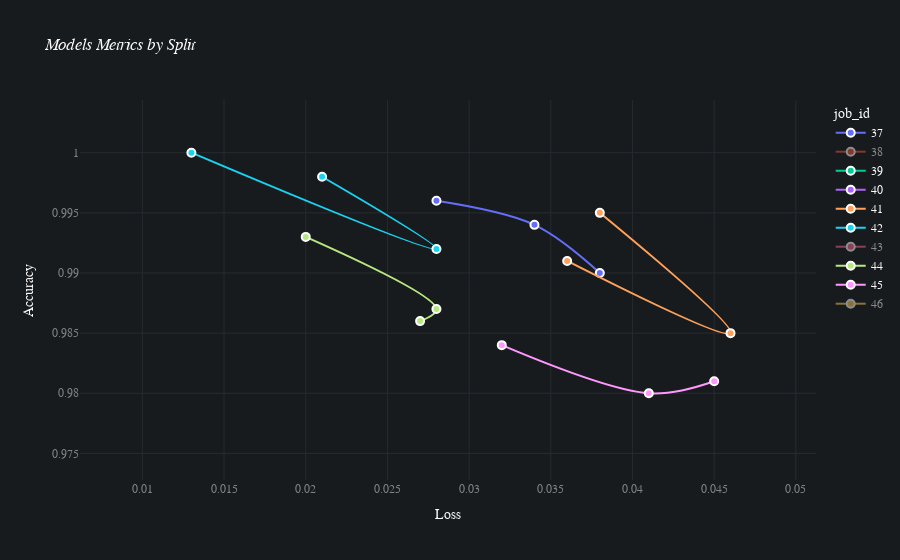

The notebook cell saved with this chart:
### Code cell
batch.plot_performance()

### Figure 1 — Plotly figure (JSON) as saved in the notebook; plotly's stock layout.template omitted (floating-point values rounded to 4 significant figures)
{"data": [{"customdata": [[37, "test", 0.028, 0.996], [37, "folds_train_combined", 0.034, 0.994], [37, "fold_validation", 0.038, 0.99]], "hovertemplate": "job_id=%{customdata[0]}<br>loss=%{customdata[2]}<br>accuracy=%{customdata[3]}<br>split=%{customdata[1]}<extra></extra>", "legendgroup": "37", "line": {"color": "#636efa", "dash": "solid", "shape": "spline", "width": 2}, "marker": {"line": {"color": "white", "width": 2}, "size": 8}, "mode": "markers+lines", "name": "37", "orientation": "v", "showlegend": true, "type": "scatter", "x": [0.028, 0.034, 0.038], "xaxis": "x", "y": [0.996, 0.994, 0.99], "yaxis": "y"}, {"customdata": [[38, "test", 0.016, 0.998], [38, "folds_train_combined", 0.022, 0.993], [38, "fold_validation", 0.023, 0.995]], "hovertemplate": "job_id=%{customdata[0]}<br>loss=%{customdata[2]}<br>accuracy=%{customdata[3]}<br>split=%{customdata[1]}<extra></extra>", "legendgroup": "38", "line": {"color": "#EF553B", "dash": "solid", "shape": "spline", "width": 2}, "marker": {"line": {"color": "white", "width": 2}, "size": 8}, "mode": "markers+lines", "name": "38", "orientation": "v", "showlegend": true, "type": "scatter", "visible": "legendonly", "x": [0.016, 0.022, 0.023], "xaxis": "x", "y": [0.998, 0.993, 0.995], "yaxis": "y"}, {"customdata": [[39, "test", 0.09, 0.94], [39, "folds_train_combined", 0.1, 0.938], [39, "fold_validation", 0.124, 0.948]], "hovertemplate": "job_id=%{customdata[0]}<br>loss=%{customdata[2]}<br>accuracy=%{customdata[3]}<br>split=%{customdata[1]}<extra></extra>", "legendgroup": "39", "line": {"color": "#00cc96", "dash": "solid", "shape": "spline", "width": 2}, "marker": {"line": {"color": "white", "width": 2}, "size": 8}, "mode": "markers+lines", "name": "39", "orientation": "v", "showlegend": true, "type": "scatter", "x": [0.09, 0.1, 0.124], "xaxis": "x", "y": [0.94, 0.938, 0.948], "yaxis": "y"}, {"customdata": [[40, "test", 0.064, 0.958], [40, "folds_train_combined", 0.073, 0.952], [40, "fold_validation", 0.089, 0.957]], "hovertemplate": "job_id=%{customdata[0]}<br>loss=%{customdata[2]}<br>accuracy=%{customdata[3]}<br>split=%{customdata[1]}<extra></extra>", "legendgroup": "40", "line": {"color": "#ab63fa", "dash": "solid", "shape": "spline", "width": 2}, "marker": {"line": {"color": "white", "width": 2}, "size": 8}, "mode": "markers+lines", "name": "40", "orientation": "v", "showlegend": true, "type": "scatter", "x": [0.064, 0.073, 0.089], "xaxis": "x", "y": [0.958, 0.952, 0.957], "yaxis": "y"}, {"customdata": [[41, "test", 0.036, 0.991], [41, "folds_train_combined", 0.046, 0.985], [41, "fold_validation", 0.038, 0.995]], "hovertemplate": "job_id=%{customdata[0]}<br>loss=%{customdata[2]}<br>accuracy=%{customdata[3]}<br>split=%{customdata[1]}<extra></extra>", "legendgroup": "41", "line": {"color": "#FFA15A", "dash": "solid", "shape": "spline", "width": 2}, "marker": {"line": {"color": "white", "width": 2}, "size": 8}, "mode": "markers+lines", "name": "41", "orientation": "v", "showlegend": true, "type": "scatter", "x": [0.036, 0.046, 0.038], "xaxis": "x", "y": [0.991, 0.985, 0.995], "yaxis": "y"}, {"customdata": [[42, "test", 0.021, 0.998], [42, "folds_train_combined", 0.028, 0.992], [42, "fold_validation", 0.013, 1]], "hovertemplate": "job_id=%{customdata[0]}<br>loss=%{customdata[2]}<br>accuracy=%{customdata[3]}<br>split=%{customdata[1]}<extra></extra>", "legendgroup": "42", "line": {"color": "#19d3f3", "dash": "solid", "shape": "spline", "width": 2}, "marker": {"line": {"color": "white", "width": 2}, "size": 8}, "mode": "markers+lines", "name": "42", "orientation": "v", "showlegend": true, "type": "scatter", "x": [0.021, 0.028, 0.013], "xaxis": "x", "y": [0.998, 0.992, 1], "yaxis": "y"}, {"customdata": [[43, "test", 0.014, 0.996], [43, "folds_train_combined", 0.021, 0.993], [43, "fold_validation", 0.019, 0.995]], "hovertemplate": "job_id=%{customdata[0]}<br>loss=%{customdata[2]}<br>accuracy=%{customdata[3]}<br>split=%{customdata[1]}<extra></extra>", "legendgroup": "43", "line": {"color": "#FF6692", "dash": "solid", "shape": "spline", "width": 2}, "marker": {"line": {"color": "white", "width": 2}, "size": 8}, "mode": "markers+lines", "name": "43", "orientation": "v", "showlegend": true, "type": "scatter", "visible": "legendonly", "x": [0.014, 0.021, 0.019], "xaxis": "x", "y": [0.996, 0.993, 0.995], "yaxis": "y"}, {"customdata": [[44, "test", 0.02, 0.993], [44, "folds_train_combined", 0.028, 0.987], [44, "fold_validation", 0.027, 0.986]], "hovertemplate": "job_id=%{customdata[0]}<br>loss=%{customdata[2]}<br>accuracy=%{customdata[3]}<br>split=%{customdata[1]}<extra></extra>", "legendgroup": "44", "line": {"color": "#B6E880", "dash": "solid", "shape": "spline", "width": 2}, "marker": {"line": {"color": "white", "width": 2}, "size": 8}, "mode": "markers+lines", "name": "44", "orientation": "v", "showlegend": true, "type": "scatter", "x": [0.02, 0.028, 0.027], "xaxis": "x", "y": [0.993, 0.987, 0.986], "yaxis": "y"}, {"customdata": [[45, "test", 0.032, 0.984], [45, "folds_train_combined", 0.041, 0.98], [45, "fold_validation", 0.045, 0.981]], "hovertemplate": "job_id=%{customdata[0]}<br>loss=%{customdata[2]}<br>accuracy=%{customdata[3]}<br>split=%{customdata[1]}<extra></extra>", "legendgroup": "45", "line": {"color": "#FF97FF", "dash": "solid", "shape": "spline", "width": 2}, "marker": {"line": {"color": "white", "width": 2}, "size": 8}, "mode": "markers+lines", "name": "45", "orientation": "v", "showlegend": true, "type": "scatter", "x": [0.032, 0.041, 0.045], "xaxis": "x", "y": [0.984, 0.98, 0.981], "yaxis": "y"}, {"customdata": [[46, "test", 0.017, 0.998], [46, "folds_train_combined", 0.029, 0.992], [46, "fold_validation", 0.017, 1]], "hovertemplate": "job_id=%{customdata[0]}<br>loss=%{customdata[2]}<br>accuracy=%{customdata[3]}<br>split=%{customdata[1]}<extra></extra>", "legendgroup": "46", "line": {"color": "#FECB52", "dash": "solid", "shape": "spline", "width": 2}, "marker": {"line": {"color": "white", "width": 2}, "size": 8}, "mode": "markers+lines", "name": "46", "orientation": "v", "showlegend": true, "type": "scatter", "visible": "legendonly", "x": [0.017, 0.029, 0.017], "xaxis": "x", "y": [0.998, 0.992, 1], "yaxis": "y"}], "layout": {"autosize": true, "font": {"color": "#FAFAFA", "family": "Avenir"}, "hoverlabel": {"bgcolor": "#0F0F0F", "font": {"family": "Avenir", "size": 15}}, "legend": {"title": {"text": "job_id"}, "tracegroupgap": 0}, "paper_bgcolor": "#181B1E", "plot_bgcolor": "#181B1E", "title": {"text": "<i>Models Metrics by Split</i>"}, "xaxis": {"anchor": "y", "autorange": false, "domain": [0, 1], "gridcolor": "#262B2F", "range": [0.006182, 0.05123], "tickfont": {"color": "#818487"}, "title": {"text": "Loss"}, "type": "linear", "zeroline": false}, "yaxis": {"anchor": "x", "autorange": false, "domain": [0, 1], "gridcolor": "#262B2F", "range": [0.9728, 1.004], "tickfont": {"color": "#818487"}, "title": {"text": "Accuracy"}, "type": "linear", "zeroline": false}}}
